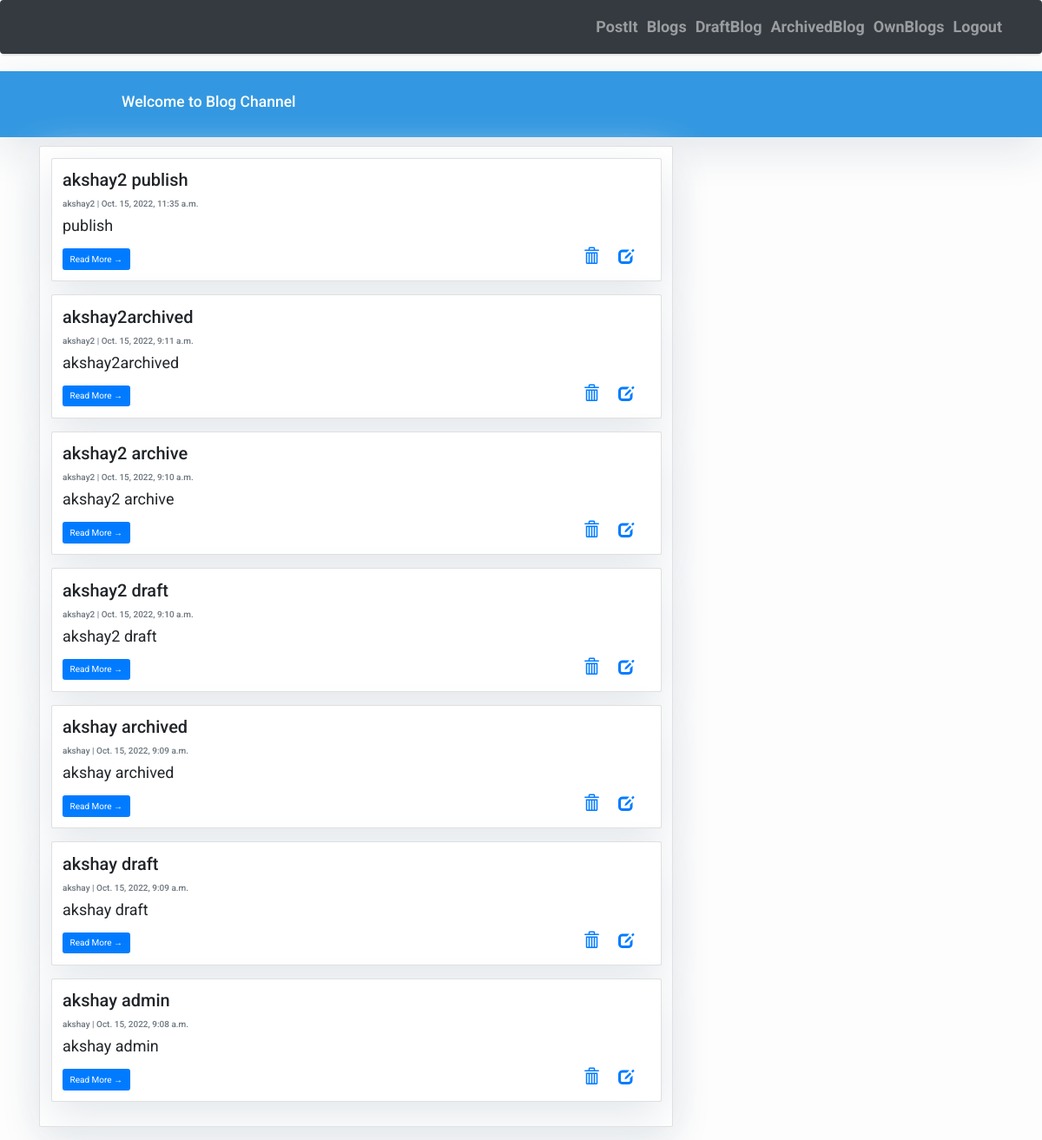
/blog/allposts/, run on an earlier commit of the app's database.
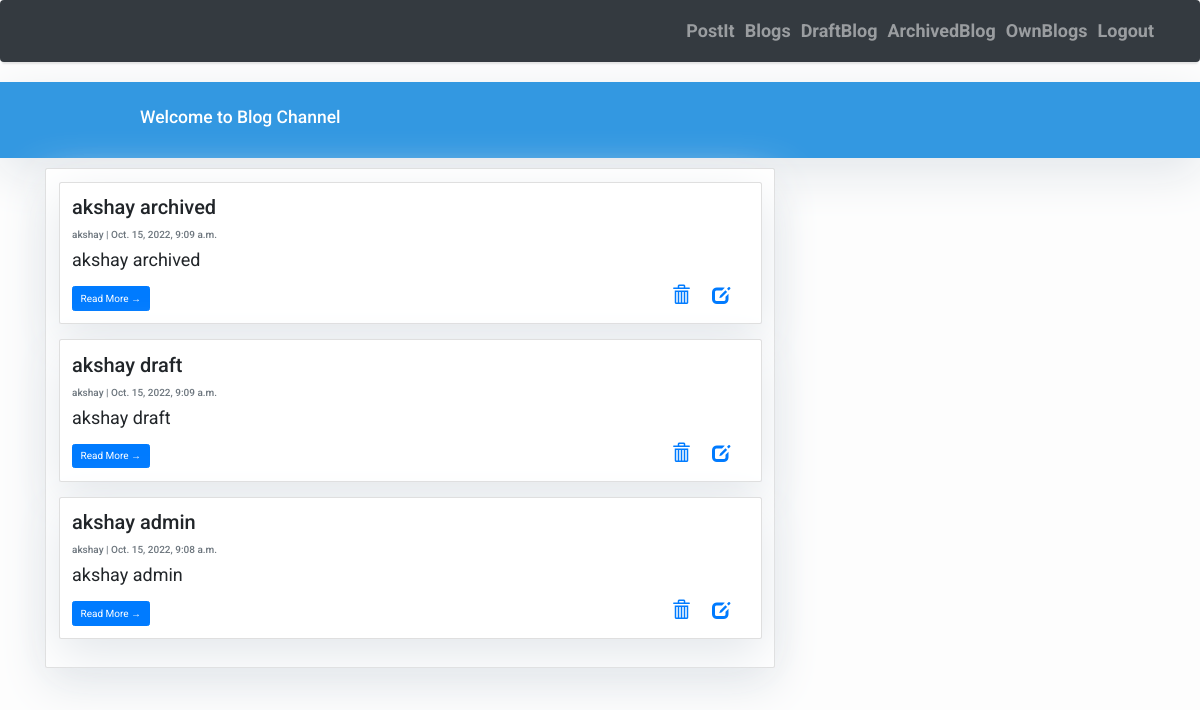
And on a later commit of the database.
### blogs/models.py (models this page shows, shortened)
class Post(models.Model):
    title = models.CharField(max_length=200, unique=True)
    author = models.ForeignKey(User, on_delete= models.CASCADE,related_name='blog_posts', null=True)
    updated_on = models.DateTimeField(auto_now= True)
    content = models.TextField()
    created_on = models.DateTimeField(auto_now_add=True)
    status = models.IntegerField(choices=STATUS, default=1)
    class Meta:
        ordering = ['-created_on']

### blogs/views.py (the view)
# urls.py: path('allposts/', views.AllUserPosts.as_view(), name='all_posts'),
class AllUserPosts(View):
   def get(self, request):
        obj = Post.objects.all().order_by('-created_on')
        keys = {"post_list": obj}
        return render(request, "post_list.html", keys)

### blogs/templates/post_list.html (shortened to what this page needs)
{% extends "home.html" %}
{% block content %}
<div class="container">
    <div class="row">
        <div class="col-md-8 mt-3 left">
            <div class="card mb-4">
                <div class="card-body">
                {% for post in post_list %}
                <div class="card mb-4">
                    <div class="card-body">
                        <h2 class="card-title">{{ post.title }}</h2>
                        <p class="card-text text-muted h6">{{ post.author }} | {{ post.created_on}} </p>
                        <p class="card-text">{{post.content|slice:":200" }}</p>
                        <a href="{% url 'blog:post_detail' post.id  %}" class="btn btn-primary">Read More &rarr;</a>
                        <div class="right">
                        <a href="{% url 'blog:post_delete' post.id  %}">
                            <span class="glyphicon glyphicon-trash" ></span>
                          </a>&nbsp;&nbsp;&nbsp;
                        <a href="{% url 'blog:post_update' post.id  %}">
                        <span class="glyphicon glyphicon-edit"></span>
                        </a>&nbsp;&nbsp;&nbsp;
                        </div>
                    </div>
                </div>
                {% endfor %}
                </div>
            </div>
        </div>
    </div>
</div>
{%endblock%}

### blogs/templates/home.html (shortened to what this page needs)
<!DOCTYPE html>
<html>
    <head>
        <link rel="stylesheet" href="https://cdnjs.cloudflare.com/ajax/libs/font-awesome/4.7.0/css/font-awesome.min.css">
        <link rel="stylesheet" href="https://maxcdn.bootstrapcdn.com/bootstrap/3.4.0/css/bootstrap.min.css">
        <link rel="stylesheet" href="https://maxcdn.bootstrapcdn.com/bootstrap/4.0.0/css/bootstrap.min.css"
 />
    </head>
    <body>
        <nav class="navbar navbar-expand-lg navbar-dark bg-dark shadow" id="mainNav">
            <div class="container-fluid">
                <div class="collapse navbar-collapse" id="navbarResponsive">
                    <ul class="navbar-nav ml-auto">
                        {% if not request.user.is_superuser %}
                        <li class="nav-item text-black">
                            <a class="nav-link text-black font-weight-bold" href="{% url 'blog:blog_create' %}">PostIt</a>
                        </li>
                        <li class="nav-item text-black">
                            <a class="nav-link text-black font-weight-bold" href="{% url 'blog:blog_list' %}">Blogs</a>
                        </li>
                        <li class="nav-item text-black">
                            <a class="nav-link text-black font-weight-bold" href="{% url 'blog:user_spec_draft_posts' %}">DraftBlog</a>
                        </li>
                        <li class="nav-item text-black">
                            <a class="nav-link text-black font-weight-bold" href="{% url 'blog:user_spec_archive_posts' %}">ArchivedBlog</a>
                        </li>
                        <li class="nav-item text-black">
                            <a class="nav-link text-black font-weight-bold" href="{% url 'blog:user_spec_all_posts' %}">OwnBlogs</a>
                        </li>
                        {% endif %}
                        <li class="nav-item text-black">
                            <a class="nav-link text-black font-weight-bold" href="{% url 'users:logout' %}">Logout</a>
                        </li>
                    </ul>
                </div>
            </div>
        </nav>
        <header class="masthead">
            <div class="overlay">
            <div class="container">
                <div class="row">
                    <div class=" col-md-8 col-md-10 mx-auto">
                        <div class="site-heading">
                            <h3 class=" site-heading my-4 mt-3 text-white"> Welcome to Blog Channel</h3>
                        </div>
                    </div>
                </div>
            </div>
        </div>
        </header>
        {% block content %}{% endblock content %}
    </body>
</html>

### blogs/templates/home.html (style rules this page uses)
body { font-family: "Roboto", sans-serif; font-size: 17px; background-color: #fdfdfd; }
.shadow { box-shadow: 0 4px 2px -2px rgba(0, 0, 0, 0.1); }
.masthead { background: #3398E1; height: auto; padding-bottom: 15px; box-shadow: 0 16px 48px #E3E7EB; padding-top: 10px; }

### blogs/templates/post_list.html (style rules this page uses)
body { font-family: "Roboto", sans-serif; font-size: 18px; background-color: #fdfdfd; }
.card { box-shadow: 0 16px 48px #E3E7EB; }
.right { text-align: right; float: right; }

What changed in the data, as far as the page shows it:
removed Post: title "akshay2 publish", author "akshay2", created_on "Oct. 15, 2022, 11:35 a.m.", content "publish"
removed Post: title "akshay2archived", author "akshay2", created_on "Oct. 15, 2022, 9:11 a.m.", content "akshay2archived"
removed Post: title "akshay2 archive", author "akshay2", created_on "Oct. 15, 2022, 9:10 a.m.", content "akshay2 archive"
removed Post: title "akshay2 draft", author "akshay2", created_on "Oct. 15, 2022, 9:10 a.m.", content "akshay2 draft"
